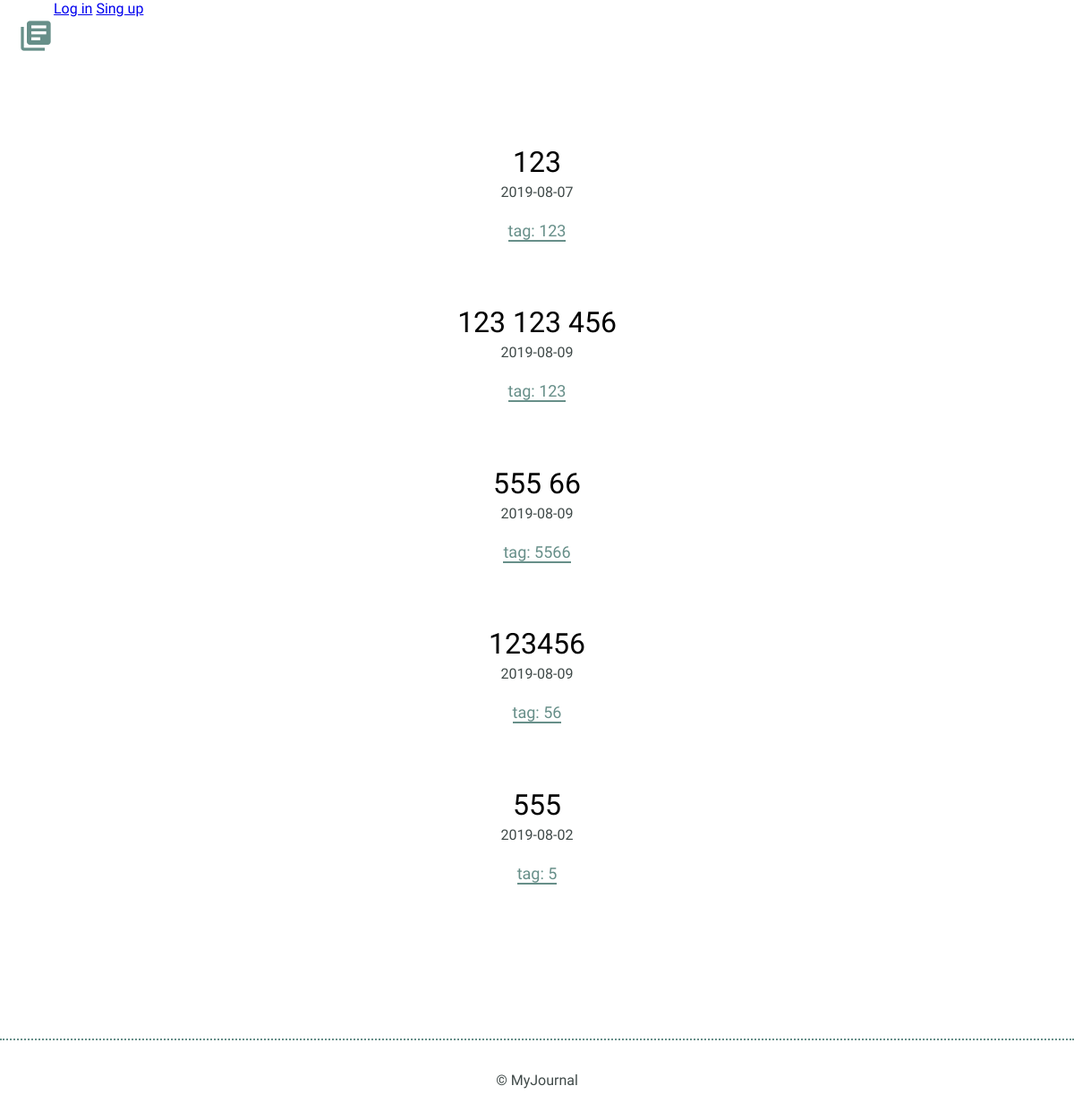
/entries/, run on an earlier commit of the app's database.
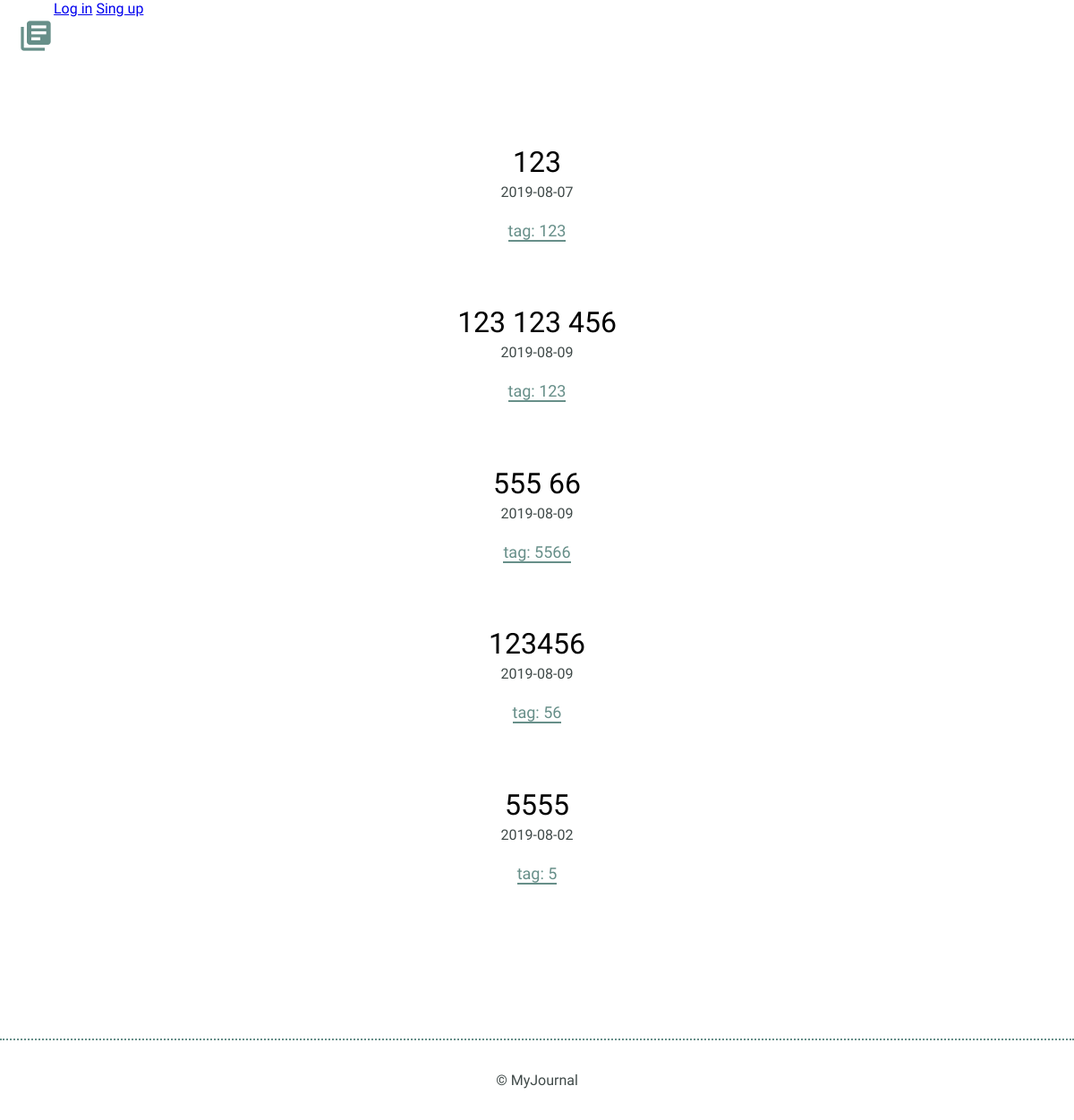
And on a later commit of the database.
### models.py (models this page shows, shortened)
class Journal(Model):
    title = TextField(unique = True)
    date = DateField()
    time_spent = IntegerField()
    what_you_lean = TextField()
    resource_to_remember = TextField()
    tag = TextField()
    slug = TextField()
    class Meta:
        database = DATABASE
        order_by = ('-date')

### app.py (the view)
@app.route('/')
@app.route('/entries')
@app.route('/entries/')
def index():
    journals = models.Journal.select()
    return render_template('index.html', journals = journals)

### app.py (called while the page is built)
@app.before_request
def before_request():
    g.db = models.DATABASE
    g.db.connect()
    g.user = current_user

@app.after_request
def after_request(response):
    g.db.close()
    return response

### templates/index.html (shortened to what this page needs)
{% extends "layout.html" %}
{% block content %}
            <div class="container">
                <div class="entry-list">
                  {% for journal in  journals%}
                  <article>
                      <h2><a href="{{ url_for('detail', slug = journal.slug) }}">{{ journal.title }}</a></h2>
                      <time datetime="{{ journal.date }}">{{ journal.date }}</time>
                      <p><a href="{{ url_for('show_tag', tag = journal.tag) }}">tag:  {{ journal.tag }} </a></p>
                  </article>
                  {% endfor %}
                </div>
            </div>
{% endblock %}

### templates/layout.html (shortened to what this page needs)
<!DOCTYPE html>
<html>
    <head>
        <link rel="stylesheet" href="/static/css/normalize.css">
        <link rel="stylesheet" href="/static/css/site.css">
    </head>
    <body>
        <header>
            <div class="container">
                <div class="site-header">
                    <a class="logo" href="{{ url_for('index') }}"><i class="material-icons">library_books</i></a>
                    {% if current_user.is_authenticated %}
                      <a href="{{ url_for('logout') }}" title="Log out">Log out</a>
                      <a class="button icon-right" href="{{ url_for('new') }}"><span>New Entry</span> <i class="material-icons">add</i></a>
                    {% else %}
                      <a href="{{ url_for('login') }}" title="Log out">Log in</a>
                      <a href="{{ url_for('register') }}" title="Sing up">Sing up</a>
                    {% endif %}
                </div>
            </div>
        </header>
        <section>
            {% block content %}{% endblock %}
        </section>
        <footer>
            <div>
                &copy; MyJournal
            </div>
        </footer>
    </body>
</html>

### static/css/site.css (style rules this page uses)
body { font-size: 16px; color: #404a49; font-family: 'Cousine', serif; font-weight: 400; }
.container { margin: 0 auto; padding: 0 25px; }
header .site-header { margin: 0 auto; height: 95px; }
header .logo i { color: #678f89; margin: 20px 0 0 -5px; float: left; font-size: 40px; }
footer { text-align: center; padding: 35px 0; border-top: 2px dotted #678f89; }
h1, h2, h3 { margin: 0; font-weight: 400; line-height: 1em; color: #000; }
h2 { font-size: 32px; }
h2 a { text-decoration: none; color: #000; }
p { line-height: 1.8em; font-size: 18px; }
p a { border-bottom: 2px solid #678f89; padding: 0; color: #678f89; text-decoration: none; }
.entry-list, .edit-entry, .new-entry { max-width: 800px; margin: 0 auto; padding: 70px 0 150px 0; }
.entry-list article { margin-bottom: 70px; text-align: center; }
.entry-list article:last-child { margin-bottom: 0; }
.entry-list article h2 { margin-bottom: 8px; }

What changed in the data, as far as the page shows it:
changed Journal (number 5 of 5 on the later page): title "555" → "5555"
